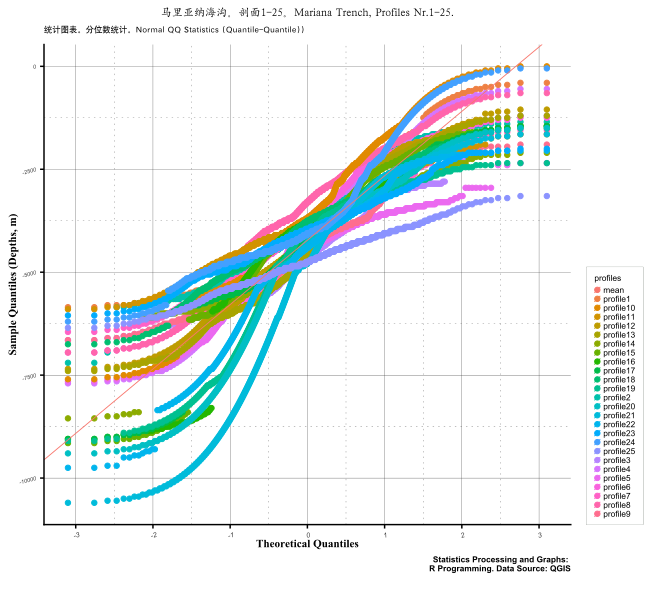

Generate this figure with R:
# QQ t.test
# ЧАСТЬ 1: делаем data.frame
	# шаг-1. вчитываем таблицу. делаем из нее датафрейм.
MDepths <- read.csv("Depths.csv", header=TRUE, sep = ",")
	# шаг-2. чистим датафрейм от NA значений
MDF <- na.omit(MDepths) 
row.has.na <- apply(MDF, 1, function(x){any(is.na(x))}) # проверяем, удалил ли все NA
sum(row.has.na) # суммируем все NA, должно получиться: [1] 0
head(MDF) # смотрим очищенный датафрейм. теперь с ним работаем.

# ЧАСТЬ 2: сшиваем все колонки типа "профиль№" в одну группу профилей. 
	# шаг-3. Значение id - номера измерений (1:518). При этом вообще не трогаем группу колонок "тектоника" (здесь они не нужны, поэтому игнорируем, и он их не будет учитывать)
MarDF_NEW<- melt(MDF, id.vars = c('observ'), measure.vars = c("profile1", "profile2", "profile3", "profile4", "profile5", "profile6", "profile7", "profile8", "profile9", "profile10","profile11", "profile12", "profile13", "profile14", "profile15", "profile16", "profile17", "profile18", "profile19", "profile20","profile21", "profile22", "profile23", "profile24", "profile25"), variable.name ='profiles')
head(MarDF_NEW)
 
# ЧАСТЬ 3: делаем QQ статистику (по квантилям), рисуем график. Для множества из 25 профилей.
	# шаг-4. Рисуем на одном графике квантили всех 25 профилей + линию средних значений.
p<- qplot(data = MarDF_NEW, sample = value, color = profiles) +
	xlab("Theoretical Quantiles") + 
	ylab("Sample Quantiles (Depths, m)") +  	
	labs(title="马里亚纳海沟。剖面1-25。Mariana Trench, Profiles Nr.1-25.", 
	subtitle = "统计图表。分位数统计。Normal QQ Statistics (Quantile-Quantile))",
	caption = "Statistics Processing and Graphs: \nR Programming. Data Source: QGIS") +
	geom_abline(aes(intercept = mean(value), slope = sd(value), color = "mean"), size = .3) +  # рисуем линию средних значений mean с наклоном по станд. девиации sd
	scale_x_continuous(breaks = c(seq(-3, 3, by = 1))) + # насечки оси X через 1, от -3 до 3.
	scale_y_continuous(breaks = c(seq(-10000, 0, by = 2500))) +
	theme(
		plot.margin = margin(5, 10, 20, 5),
		plot.title = element_text(family = "Kai", face = "bold", size = 8),
		plot.subtitle = element_text(family = "Hei", face = "bold", size = 6),
		plot.caption = element_text(face = 2, size = 6),
		panel.background=ggplot2::element_rect(fill = "white"),
		legend.justification = "bottom", 
		legend.position = "right",
		legend.box.just = "right",
		legend.direction = "vertical",
		legend.box = "vertical",
		legend.box.background = element_rect(colour = "honeydew4",size=0.2),
		legend.background = element_rect(fill = "white"),
		legend.key.width = unit(.1,"cm"),
		legend.key.height = unit(.1,"cm"),
		legend.spacing.x = unit(.1,"cm"),
		legend.spacing.y = unit(.1,"cm"),
		legend.text = element_text(family = "Arial", colour="black", size=6, face=1),
		legend.title = element_text(family = "Arial", colour="black", size=6, face=1),
		strip.text.x = element_text(colour = "white", family = "Arial", size=6, face=1),
		panel.grid.major = element_line("gray24", size = 0.1, linetype = "solid"),
		panel.grid.minor = element_line("gray24", size = 0.1, linetype = "dotted"),
		axis.text.x = element_text(family = "Arial", face = 3, color = "gray24",size = 5, angle = 15),
		axis.text.y = element_text(family = "Arial", face = 3, color = "gray24",size = 4, angle = 15),
		axis.ticks.length=unit(.1,"cm"),
		axis.line = element_line(size = .3, colour = "grey80"),
		axis.title.y = element_text(margin = margin(t = 20, r = .3), family = "Times New Roman", face = 2, size = 8),
		axis.title.x = element_text(family = "Times New Roman", face = 2, size = 8, margin = margin(t = .2))) +
	guides(col = guide_legend(nrow = 26, ncol = 1, byrow = TRUE)) # вытягиваем легенду вниз по вертикали
p
